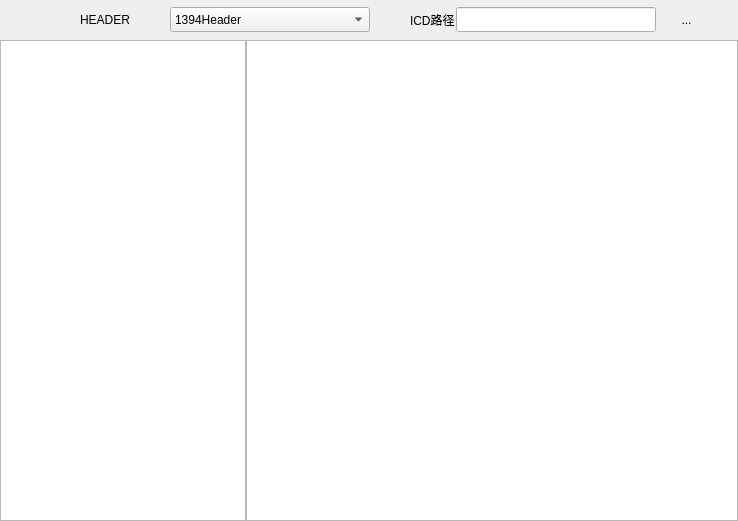
<?xml version="1.0" encoding="UTF-8"?>
<ui version="4.0">
 <class>QuiICDManagerModule</class>
 <widget class="QWidget" name="QuiICDManagerModule">
  <property name="geometry">
   <rect>
    <x>0</x>
    <y>0</y>
    <width>738</width>
    <height>521</height>
   </rect>
  </property>
  <property name="windowTitle">
   <string>QuiICDManagerModule</string>
  </property>
  <layout class="QVBoxLayout" name="verticalLayout">
   <property name="spacing">
    <number>0</number>
   </property>
   <property name="leftMargin">
    <number>0</number>
   </property>
   <property name="topMargin">
    <number>0</number>
   </property>
   <property name="rightMargin">
    <number>0</number>
   </property>
   <property name="bottomMargin">
    <number>0</number>
   </property>
   <item>
    <widget class="QWidget" name="widget" native="true">
     <property name="minimumSize">
      <size>
       <width>0</width>
       <height>40</height>
      </size>
     </property>
     <property name="maximumSize">
      <size>
       <width>16777215</width>
       <height>40</height>
      </size>
     </property>
     <layout class="QHBoxLayout" name="horizontalLayout_2">
      <property name="spacing">
       <number>0</number>
      </property>
      <property name="leftMargin">
       <number>80</number>
      </property>
      <property name="topMargin">
       <number>0</number>
      </property>
      <property name="rightMargin">
       <number>0</number>
      </property>
      <property name="bottomMargin">
       <number>0</number>
      </property>
      <item>
       <widget class="QLabel" name="label">
        <property name="text">
         <string>HEADER</string>
        </property>
       </widget>
      </item>
      <item>
       <spacer name="horizontalSpacer">
        <property name="orientation">
         <enum>Qt::Horizontal</enum>
        </property>
        <property name="sizeType">
         <enum>QSizePolicy::Fixed</enum>
        </property>
        <property name="sizeHint" stdset="0">
         <size>
          <width>40</width>
          <height>20</height>
         </size>
        </property>
       </spacer>
      </item>
      <item>
       <widget class="QComboBox" name="comboBox">
        <property name="minimumSize">
         <size>
          <width>200</width>
          <height>25</height>
         </size>
        </property>
        <item>
         <property name="text">
          <string>1394Header</string>
         </property>
        </item>
        <item>
         <property name="text">
          <string>ASMIHeader</string>
         </property>
        </item>
       </widget>
      </item>
      <item>
       <spacer name="horizontalSpacer_3">
        <property name="orientation">
         <enum>Qt::Horizontal</enum>
        </property>
        <property name="sizeType">
         <enum>QSizePolicy::Fixed</enum>
        </property>
        <property name="sizeHint" stdset="0">
         <size>
          <width>40</width>
          <height>20</height>
         </size>
        </property>
       </spacer>
      </item>
      <item>
       <widget class="QLabel" name="label_2">
        <property name="text">
         <string>ICD路径</string>
        </property>
       </widget>
      </item>
      <item>
       <widget class="QLineEdit" name="lineEdit">
        <property name="minimumSize">
         <size>
          <width>200</width>
          <height>25</height>
         </size>
        </property>
       </widget>
      </item>
      <item>
       <widget class="QPushButton" name="pushButton">
        <property name="minimumSize">
         <size>
          <width>60</width>
          <height>25</height>
         </size>
        </property>
        <property name="text">
         <string>...</string>
        </property>
        <property name="flat">
         <bool>true</bool>
        </property>
       </widget>
      </item>
      <item>
       <spacer name="horizontalSpacer_2">
        <property name="orientation">
         <enum>Qt::Horizontal</enum>
        </property>
        <property name="sizeHint" stdset="0">
         <size>
          <width>40</width>
          <height>20</height>
         </size>
        </property>
       </spacer>
      </item>
     </layout>
    </widget>
   </item>
   <item>
    <widget class="QWidget" name="widget_2" native="true">
     <layout class="QHBoxLayout" name="horizontalLayout" stretch="1,2">
      <property name="spacing">
       <number>0</number>
      </property>
      <property name="leftMargin">
       <number>0</number>
      </property>
      <property name="topMargin">
       <number>0</number>
      </property>
      <property name="rightMargin">
       <number>0</number>
      </property>
      <property name="bottomMargin">
       <number>0</number>
      </property>
      <item>
       <widget class="QTreeView" name="treeView"/>
      </item>
      <item>
       <widget class="QTableView" name="tableView"/>
      </item>
     </layout>
    </widget>
   </item>
  </layout>
 </widget>
 <layoutdefault spacing="6" margin="11"/>
 <resources>
  <include location="QuiICDManagerModule.qrc"/>
 </resources>
 <connections/>
</ui>
